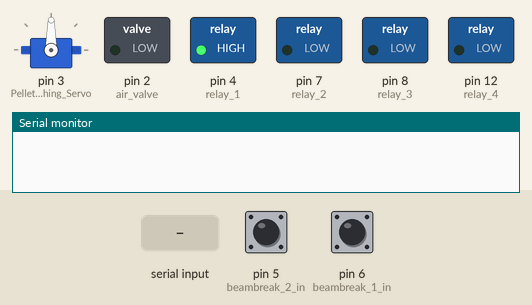
Simulated run of this sketch. Board: Arduino Uno, built with avr-gcc and run on an emulated ATmega328P. Shown: servo, switched loads named in the sketch (green lamp = pin HIGH), the last lines printed to the serial monitor. The test bench sets the inputs (shaded band); at power-on: pin 5 (beambreak_2_in) HIGH, pin 6 (beambreak_1_in) HIGH.

Above: at 1.2 s.
1.3 s: "a" received over Serial
At 1.4 s:
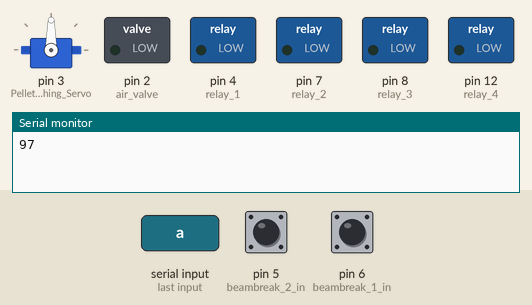
3.0 s: "n" received over Serial
At 4.2 s:
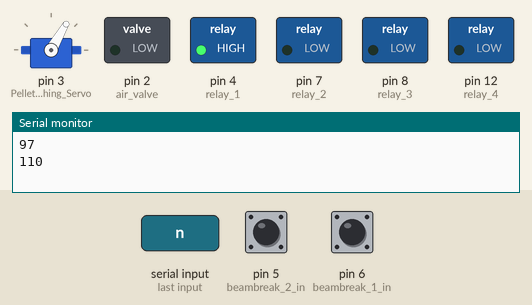
4.5 s: "y" received over Serial
At 5.4 s:
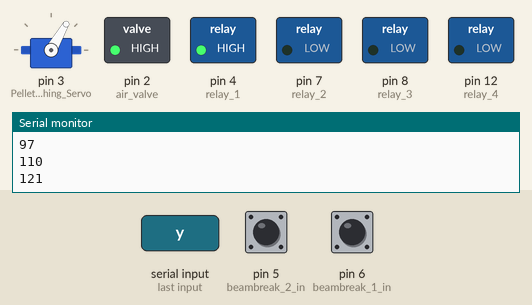
6.0 s: "m" received over Serial
At 6.6 s:
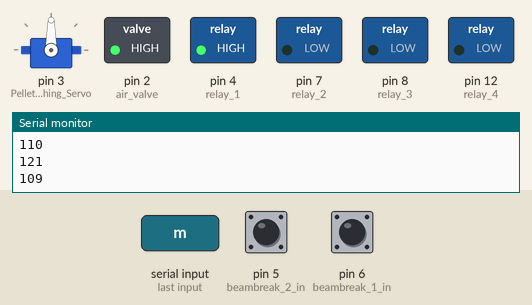
7.5 s: "a" received over Serial
At 7.6 s:
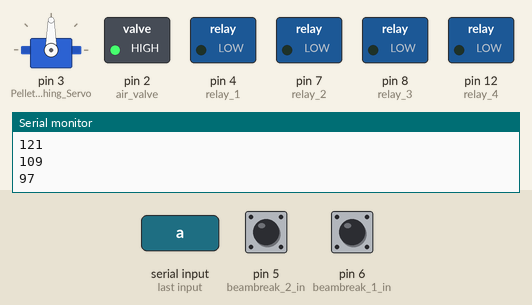
9.2 s: "z" received over Serial
At 10.2 s:
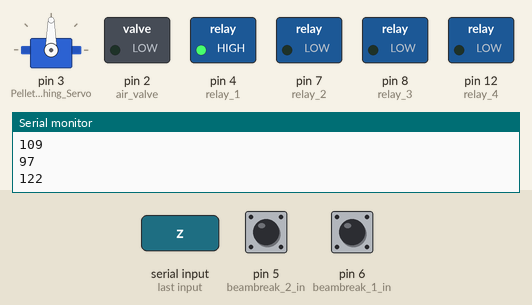
Timing chart, 0 to 11.7 s (numbered marks = the images above; inputs shaded):
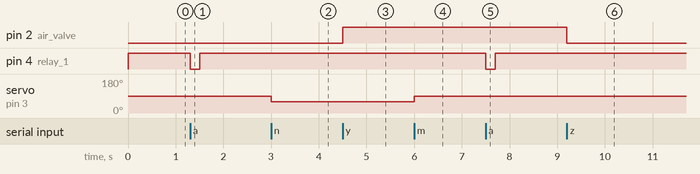

The sketch:

Poke_controller.ino
```cpp
#include <Servo.h>

#define air_valve 2
#define servo_pin 3
#define relay_1 4
# define beambreak_2_in 5
# define beambreak_1_in 6
#define relay_2 7
#define relay_3 8
#define relay_4 12
# define tone_pin 10

int incomingByte = 0;
int beambreak_1_value = 0;
int beambreak_2_value = 0;
int servo_position = 0;

int air_valve_open_timer = 0;

Servo Pellet_Swithing_Servo;

void setup() {

  Serial.begin(9600);
  pinMode(relay_1, OUTPUT);
  pinMode(relay_2, OUTPUT);
  pinMode(relay_3, OUTPUT);
  pinMode(relay_4, OUTPUT);

  pinMode(beambreak_1_in, INPUT_PULLUP);
  pinMode(beambreak_2_in, INPUT_PULLUP);

  pinMode(air_valve, OUTPUT);

  digitalWrite(relay_1, HIGH);
  digitalWrite(air_valve, LOW);

  Pellet_Swithing_Servo.attach(3);
}

void loop() {
  if (Serial.available() > 0) {
    incomingByte = Serial.read();
    Serial.println(incomingByte);

    if (incomingByte == 97){
      digitalWrite(relay_1, LOW);
      delay(200);
      digitalWrite(relay_1, HIGH);
    }

    if (incomingByte >= 98 && incomingByte <= 108){
      Serial.println(incomingByte);
      tone(tone_pin, 500 + (incomingByte-98)*500, 200);
    }

    if (incomingByte > 108 && incomingByte < 111){
      if (incomingByte == 109){
        servo_position = 90;
      }
      if (incomingByte == 110){
        servo_position = 60;
      }

      Pellet_Swithing_Servo.write(servo_position);
    }

    if (incomingByte == 121){
      digitalWrite(air_valve, HIGH);
      air_valve_open_timer = 1;
    }
    if (incomingByte == 122){
      digitalWrite(air_valve, LOW);
      air_valve_open_timer = 1;
    }
  }


  beambreak_1_value = digitalRead(beambreak_1_in);
  if (beambreak_1_value == 0){
    Serial.println(555);
  }

  beambreak_2_value = digitalRead(beambreak_2_in);
  if (beambreak_2_value == 0){
    Serial.println(666);
  }

}
```

Measured:
- after the input at 1.3 s, pin 4 (relay_1): HIGH → LOW at once, → HIGH 0.20 s later
- after the input at 3.0 s, servo on pin 3 (Pellet_Swithing_Servo): 90° → 60° at once
- after the input at 4.5 s, pin 2 (air_valve): LOW → HIGH at once
- after the input at 6.0 s, servo on pin 3 (Pellet_Swithing_Servo): 60° → 90° at once
- after the input at 7.5 s, pin 4 (relay_1): HIGH → LOW at once, → HIGH 0.20 s later
- after the input at 9.2 s, pin 2 (air_valve): HIGH → LOW at once
